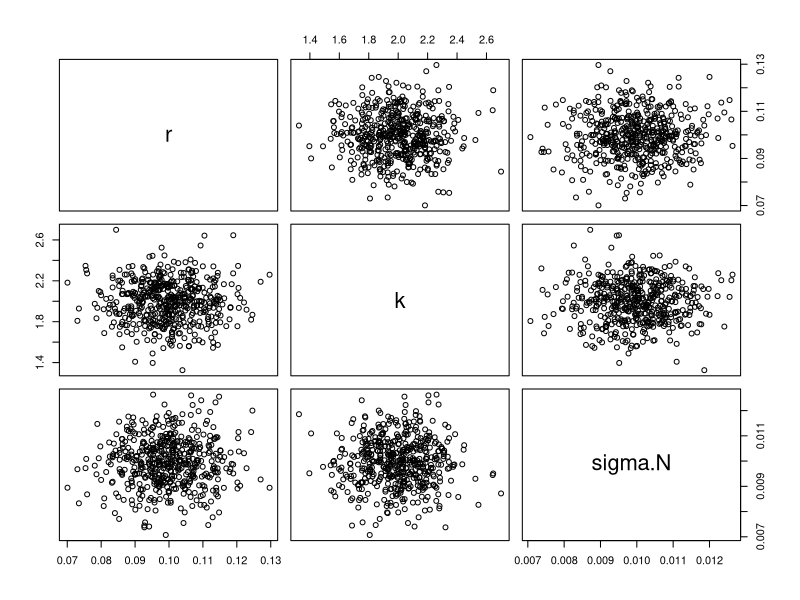
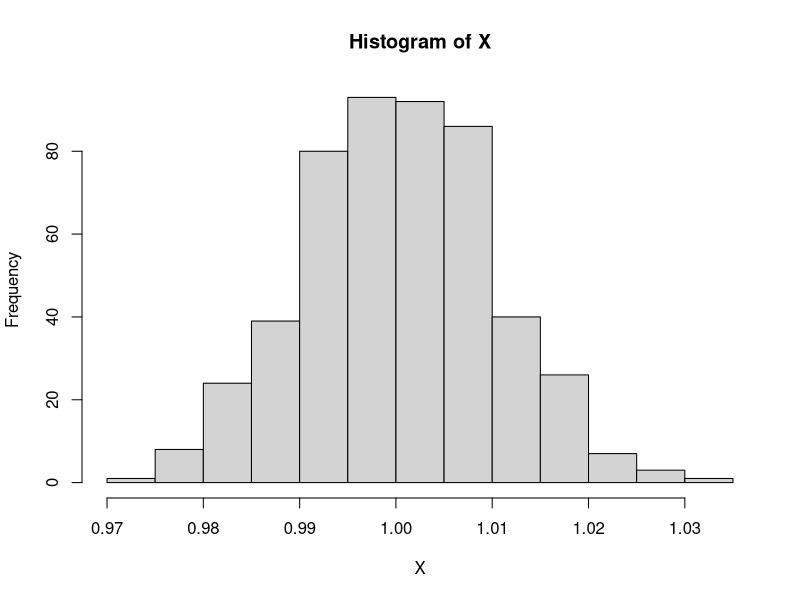
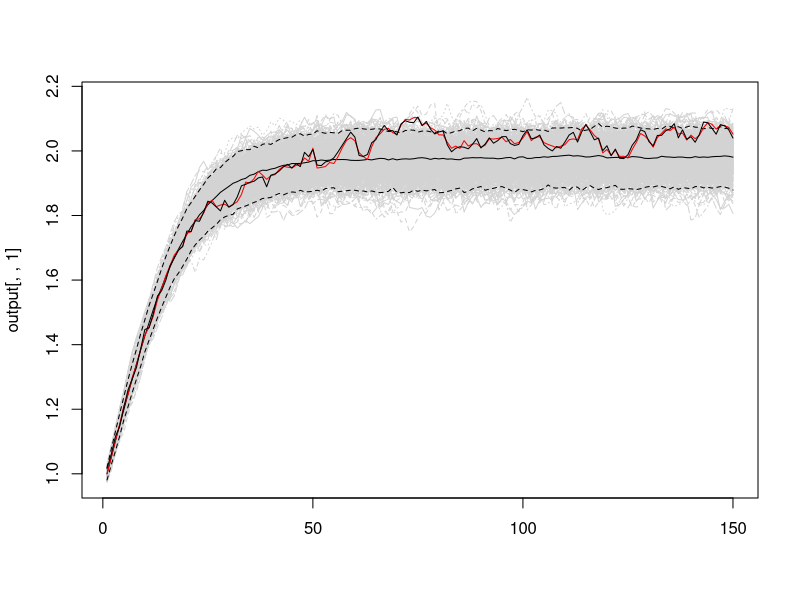
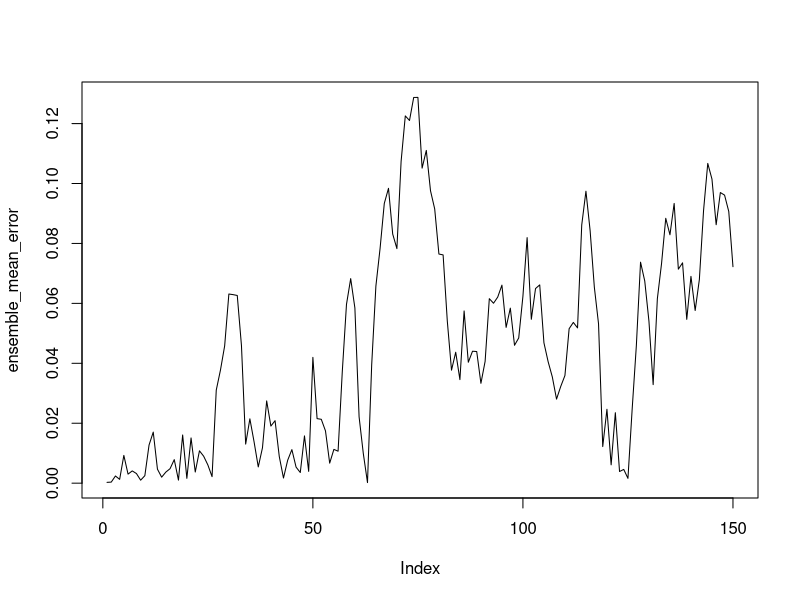
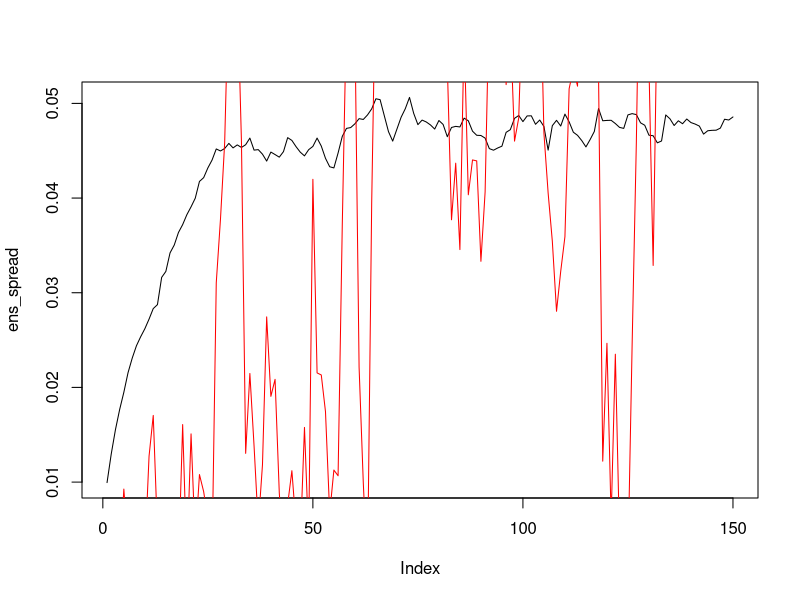
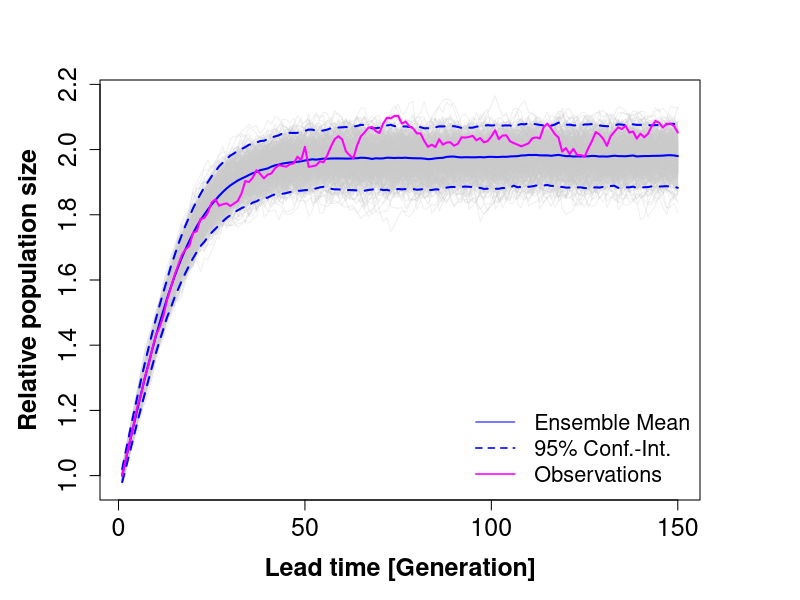
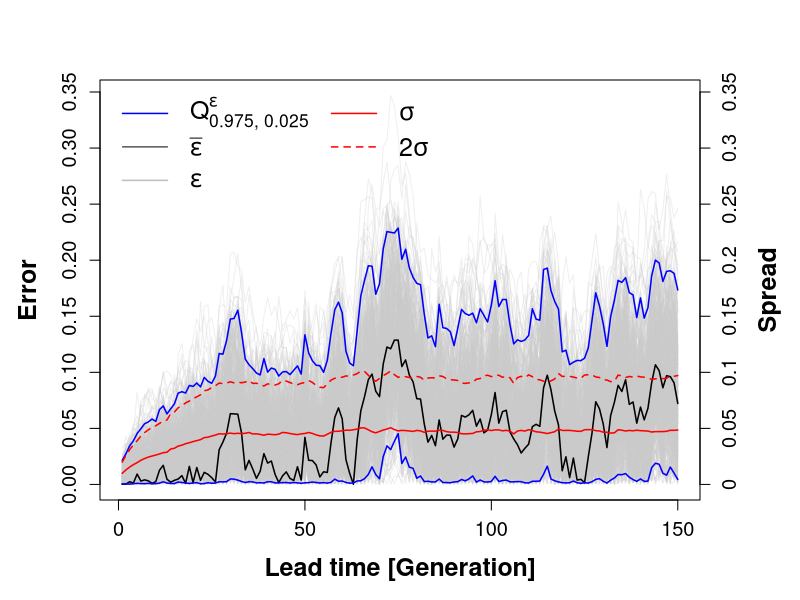
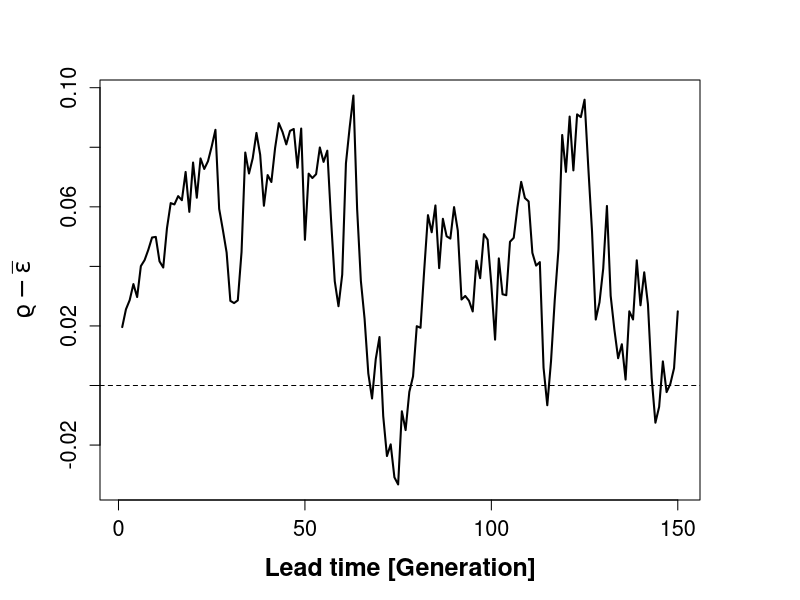

The R script that drew these images, in order: (Note: a time limit stopped this script after it produced the figures.)
#=================================#
# The forecast cycle based on M.D #
#=================================#
library(zoo)
set.seed(42)
# Setup


sample_pars <- function(ns, r, k, sigma.N, error_size){
  pars <- list()
  # univariate priors: Expert opinion
  pars$r <- rnorm(ns, r, error_size*r)
  pars$k <- rnorm(ns, k, error_size*k)
  pars$sigma.N <- rnorm(ns, sigma.N, error_size*sigma.N )
  pars <- as.data.frame(pars)
  return(pars)
}

# Specify model
ricker.sim <- function(X, params){
  N_new <- X*exp(params$r*(1-X/params$k)) # + rnorm(length(params$sigma.N),0,params$sigma.N)
  return(N_new)
}

# Parameters: Priors and direct constraints
run_simulation <- function(r, k, N_init, sigma.N, error_size){
  
  params <- list()
  params$r <- rnorm(ne, r, error_size*r)
  params$k <- rnorm(ne, k, error_size*k)
  params$sigma.N <- rnorm(ne, sigma.N, error_size*sigma.N )
  params <- as.data.frame(params)
  plot(params)
  # process error: Expert opinion
  #hist(sqrt(rgamma(ne, 21, 1 * 0.05 ^ 2)))
  #params$sigma.N <- 1 / sqrt(rgamma(ne, 20, 1 * 0.05 ^ 2))
  
  X <-  rnorm(length(params$sigma.N), N_init, params$sigma.N)
  hist(X)
  
  # Forecast step: Monte Carlo Error Propagation
  # Ensemble forecast
  ensemble_forecast <- function(X,params, nt){
    output = array(0.0, c(nt, ne, 1)) 
    output[1, , ] <- X #ricker.sim(X, params)
    for(t in 2:nt){
      params <- sample_pars(ne, r, k, sigma.N, error_size)
      X <- output[t-1, , 1] 
      output[t, , ] <- ricker.sim(X, params)  ## run model, save output
    }
    output[is.nan(output)] = 0
    output[is.infinite(output)] = 0
    # output[output < 0 ] = 0
    return(output)
  }
  
  output <- ensemble_forecast(X, params, nt = horiz)
  matplot(output[,,1], type="l", col = "lightgray")
  
  return(output)
}

ne = 500 # Ensemble size. production run should be 200 - 5000, depending on what your computer can handle
horiz = 150 #days, forecast horizon during forecast

# Initial conditions
N_init <- 1
r <- 0.1
k <- 2
sigma.N <- 0.01

error_size <- 0.1
threshold <- 0.05

output <- run_simulation(r = r, k=k, N_init = N_init, sigma.N = sigma.N, error_size = error_size)

output_med <- apply(output[,,1], 1, quantile, 0.5)
output_qupper <- apply(output[,,1], 1, quantile, 0.975)
output_qlower <- apply(output[,,1], 1, quantile, 0.025)

output_qupper_m <- apply(output[,,1], 1, quantile, 0.75)
output_qlower_m <- apply(output[,,1], 1, quantile, 0.25)

lines(output_qupper,type="l", lty=2)
lines(output_med)
lines(output_qlower, lty=2)

ae <- function(x, y){abs(x-y)}

ens_mean <- apply(output[,,1], 1, mean)
ens_spread <- apply(output[,,1], 1, sd)

cor(ens_mean, ens_spread)

# Assessment
## model
#ci = apply(output[, ,1], 1, quantile, c(0.025, 0.5, 0.975)) ## forecast confidence interval
observations <- function(r, k, N_init, sigma.N, error_size, tsteps){
  
  params_true <- list()
  params_true$r <- r
  params_true$k <- k
  params_true$sigma.N <- sigma.N
  dyn <- matrix(nrow = tsteps, ncol=2)
  dyn[1,1] <- N_init
  dyn[1,2] <- rnorm(1, dyn[1,1], params_true$sigma.N)
  for (i in 2:tsteps){
    dyn[i,1] <- ricker.sim(dyn[i-1, 1], params_true) 
    dyn[i,2] <- rnorm(1, dyn[i,1], params_true$sigma.N)
    params_true <- sample_pars(1, r, k, sigma.N, error_size)
  }
  
  dat <- as.data.frame(dyn)
  colnames(dat) <- c("dyn.true", "dyn.proc")
  dat$sigma.N <- sqrt((dat$dyn.true - dat$dyn.proc)^2)
  
  return(dat)
}

dat_train <- observations(r = r, k=k, N_init = N_init, sigma.N = sigma.N, error_size = error_size, tsteps = horiz)
true_dynamic <- dat_train$dyn.true

lines(dat_train$dyn.true, type = "l", col="red")
lines(dat_train$dyn.proc)

ensemble_mean_error <- mapply(ae, ens_mean, dat_train$dyn.true)
plot(ensemble_mean_error, type = "l")
cor(ensemble_mean_error, ens_spread)

plot(ens_spread, type="l")
lines(ensemble_mean_error, type="l", col="red")

# ========== # 
# Fancy Plot #
# ========== # 

light_gray <- rgb(0.8, 0.8, 0.8, alpha=0.3)
par(mar = c(5, 5, 4, 5), cex.lab = 1.5, cex.axis = 1.2) 

matplot(output[,,1], type="l", col = light_gray, 
        lty=1, 
        xlab = "Lead time [Generation]", ylab="Relative population size", 
        cex.axis=1.5, 
        font.lab=2)
lines(apply(output[,,1], 1, mean), type="l", 
      ylim = c(0,2), 
      lwd=2,
      col="blue")
lines(apply(output[,,1], 1, mean) + 2*ens_spread, lty=2, 
      lwd=2, col="blue")
lines(apply(output[,,1], 1, mean) - 2*ens_spread, lty=2,
      lwd=2, col="blue")

lines(dat_train$dyn.true, type = "l",lwd=2, col = "magenta")
#lines(dat_train$dyn.proc, col= "red")
abline(h = 0.01, col="black")

legend("bottomright", legend = c("Ensemble Mean", "95% Conf.-Int.", "Observations"),
       col = c("blue", "blue", "magenta"),
       lty = c(1, 2, 1, 1), 
       lwd = c(1, 1.5, 1.5, 1.5), 
       bty = "n",
       cex=1.3)

# =============#
# Error and CIs. 
# =============#

ensemble_error <- apply(output[,,1], 2, function(row, true_value) {
  ae(row, true_value)
}, true_value = dat_train$dyn.true)


mean_ensemble_error <- apply(ensemble_error, 1, mean)
med_ensemble_error <- apply(ensemble_error, 1, median)
qu_ensemble_error <- apply(ensemble_error, 1, quantile, 0.975)
ql_ensemble_error <- apply(ensemble_error, 1, quantile, 0.025)
CIu_ensemble_error <- mean_ensemble_error + 2*apply(ensemble_error, 1, sd)
CIl_ensemble_error <- mean_ensemble_error - 2*apply(ensemble_error, 1, sd)

#q_error_u <- mapply(ae, ens_mean, output_qupper)
#q_error_l <- mapply(ae, ens_mean, output_qlower)
# Initial plot with the primary y-axis
light_gray <- rgb(0.8, 0.8, 0.8, alpha=0.3)
par(mar = c(5, 5, 4, 5), cex.lab = 1.5, cex.axis = 1.2) 
matplot(ensemble_error, type = "l", lty =1, col = light_gray, 
        ylab = "Error", xlab="Lead time [Generation]", 
        font.lab=2)

# Add lines to the plot
#lines(med_ensemble_error, col = "blue", lty = 1, lwd = 1.5)
#lines(mean_ensemble_error, col = "black", lty = 1, lwd = 1.5)
lines(ensemble_mean_error, col = "black", lty = 1, lwd = 1.5)
lines(qu_ensemble_error, col = "blue", lty = 1, lwd = 1.5)
lines(ql_ensemble_error, col = "blue", lty = 1, lwd = 1.5)
lines(ens_spread, col = "red", lty = 1, lwd = 1.5)
lines(ens_spread*2, col = "red", lty = 2, lwd = 1.5)

# Add legend
legend("topleft", 
       legend = expression(Q["0.975, 0.025"]^{epsilon}, 
                           #Q["0.5"]^{epsilon}, 
                           bar(epsilon), 
                           epsilon, 
                           sigma,
                           2*sigma),
       col = c("blue", "black", "gray", "red", "red"),
       lty = c(1, 1, 1, 1, 2), 
       lwd = c(1.5,  1, 1.5, 1.5), 
       bty = "n",
       cex = 1.5,
       ncol = 2)

# Add secondary axis
axis(4, at = pretty(range(ensemble_error)), labels = pretty(range(ensemble_error)))  # Add the axis on the right
mtext("Spread", side = 4, line = 3, cex = 1.5,
      font=2)  # Add the label for the secondary axis

#============================#
# Horizon confidence interval
#============================#

par(mar = c(5, 5, 4, 5), cex.lab = 1.5, cex.axis = 1.3)
plot(ens_spread*2 - ensemble_mean_error, type="l", lwd=2,
     xlab = "Lead time [Generation]",
     ylab = expression("\u03F1" - bar(epsilon)),
     font.lab = 2)
abline(h = 0, lty = 2)


# =============#
# Spread-error 
# =============#



data_matrix <- cbind(mean_ensemble_error, ens_spread)

# Rolling correlation with a window size of 5
rolling_cor <- rollapplyr(
  data = data_matrix,
  width = 10,
  FUN = function(window) cor(window[, 1], window[, 2]),
  by.column = FALSE,
  align = "right"
)


par(mar = c(5, 5, 4, 5), cex.lab = 1.5, cex.axis = 1.3) 
plot(rolling_cor, type="l",lwd=2,
     xlab = "Lead time [Generation]",
     ylab= "Spread-error correlation",
     font.lab=2, ylim=c(-1,1))
abline(h=0, lty=2)

plot(ens_spread[50:150], mean_ensemble_error[50:150])

plot(lm(ens_spread[30:150] ~ mean_ensemble_error[30:150]))



#===========================#
# Statistical consistency
#===========================#

shapiro_test_row <- function(row) {
  if (length(row) < 3) {
    return(NA) # Shapiro-Wilk test requires at least 3 observations
  }
  shapiro.test(row)$p.value
}

# Function to perform KS test for each pair of rows
ks_test_row <- function(row1, row2) {
  if (length(row1) != length(row2)) {
    stop("Rows must have the same length")
  }
  ks.test(row1, row2)$p.value  # Return the p-value from the KS test
}

ks_results <- mapply(ks_test_row, split(ensemble_error, row(ensemble_error)), split(output[,,1], row(output[,,1])))

# View results
plot(ks_results, type="l")


#============================#
# Quantify effect of sigma.N #
#============================#

sensitvity_horizons <- function(N_init = 1,
                              r = 0.007,
                              k = 2,
                              sigma.N = 0.01,
                              error_size_r = 0.12,
                              error_size_k = 0.12,
                              error_size_s = 0.12,
                              threshold = 0.05){

  # Parameters: Priors and direct constraints
  
  params <- list()
  params$r <- rnorm(ne, r, error_size_r*r)
  params$k <- rnorm(ne, k, error_size_k*k)
  params$sigma.N <- rnorm(ne, sigma.N, error_size_s*sigma.N )
  params <- as.data.frame(params)

  X <- N_init + rnorm(length(params$sigma.N), 0, params$sigma.N)
  
  sample_pars <- function(ns, r, k, sigma.N, 
                          error_size_r, error_size_k, error_size_s){
    pars <- list()
    # univariate priors: Expert opinion
    pars$r <- rnorm(ns, r, error_size_r*r)
    pars$k <- rnorm(ns, k, error_size_k*k)
    pars$sigma.N <- rnorm(ns, sigma.N, error_size_s*sigma.N )
    pars <- as.data.frame(pars)
    return(pars)
  }
  
  # Forecast step: Monte Carlo Error Propagation
  # Ensemble forecast
  ensemble_forecast <- function(X,params, nt){
    output = array(0.0, c(nt, ne, 1)) 
    output[1, , ] <- ricker.sim(X, params)
    for(t in 2:nt){
      params <- sample_pars(ne, params$r, params$k, params$sigma.N, 
                            error_size_r, error_size_k, error_size_s)
      X <- output[t-1, , 1] 
      output[t, , ] <- ricker.sim(X, params)  ## run model, save output
    }
    output[is.nan(output)] = 0
    output[is.infinite(output)] = 0
    # output[output < 0 ] = 0
    return(output)
  }
  
  output <- ensemble_forecast(X, params, nt = horiz)
  output_med <- apply(output[,,1], 1, quantile, 0.5)
  output_qupper <- apply(output[,,1], 1, quantile, 0.95)
  output_qlower <- apply(output[,,1], 1, quantile, 0.05)
  
  h_lower_bound <- if (any(output_qlower < threshold)) {
    which.min(output_qlower > threshold)
  } else {
    horiz
  }
  h_upper_bound <- if (any(output_qupper < dat_train$dyn.true)) {
    which.min(output_qupper > dat_train$dyn.true)
  } else {
    horiz
  }
  
  horizons <- list(h_lower_bound, h_upper_bound)
  return(horizons)
}

h_sensitivity <- data.frame(
  error_sizes = seq(0.02, 0.5, length=100),
  h_lower_bound = NA,
  h_upper_bound = NA,
  h_lower_bound_r = NA,
  h_upper_bound_r = NA,
  h_lower_bound_k = NA,
  h_upper_bound_k = NA,
  h_lower_bound_s = NA,
  h_upper_bound_s = NA)

for (i in 1:100){
  horizons <- sensitvity_horizons(error_size_r = h_sensitivity$error_sizes[i],
                                  error_size_k = h_sensitivity$error_sizes[i],
                                  error_size_s = h_sensitivity$error_sizes[i])
  h_sensitivity$h_lower_bound[i] <- horizons[[1]]
  h_sensitivity$h_upper_bound[i] <- horizons[[2]]
  print(i)
}

for (i in 1:100){
  horizons <- sensitvity_horizons(error_size_r = h_sensitivity$error_sizes[i],
                                  error_size_k = 0.12,
                                  error_size_s = 0.12)
  h_sensitivity$h_lower_bound_r[i] <- horizons[[1]]
  h_sensitivity$h_upper_bound_r[i] <- horizons[[2]]
  print(i)
}

for (i in 1:100){
  horizons <- sensitvity_horizons(error_size_r = 0.12,
                                  error_size_k = h_sensitivity$error_sizes[i],
                                  error_size_s = 0.12)
  h_sensitivity$h_lower_bound_k[i] <- horizons[[1]]
  h_sensitivity$h_upper_bound_k[i] <- horizons[[2]]
  print(i)
}

for (i in 1:100){
  horizons <- sensitvity_horizons(error_size_r = 0.12,
                                  error_size_k = 0.12,
                                  error_size_s = h_sensitivity$error_sizes[i])
  h_sensitivity$h_lower_bound_s[i] <- horizons[[1]]
  h_sensitivity$h_upper_bound_s[i] <- horizons[[2]]
  print(i)
}

par(cex.lab = 1.5, mar = c(5, 5, 4, 2)) 
plot(h_sensitivity$error_sizes, h_sensitivity$h_lower_bound, 
     type="l", col="magenta", ylim = c(0,500),
     lwd=2,
     xlab = "Prior variance factor", ylab="Horizon",
     cex.axis=1.5, 
     font.lab=2
     )
lines(h_sensitivity$error_sizes, h_sensitivity$h_upper_bound, type="l", col="purple",
      lwd=2,)
lines(h_sensitivity$error_sizes, h_sensitivity$h_lower_bound_r, type="l", col="cyan",
      lwd=2,lty=2)
lines(h_sensitivity$error_sizes, h_sensitivity$h_upper_bound_r, type="l", col="blue",
      lwd=2,lty=2)
lines(h_sensitivity$error_sizes, h_sensitivity$h_lower_bound_k, type="l", col="green",
      lwd=2,lty=3)
lines(h_sensitivity$error_sizes, h_sensitivity$h_upper_bound_k, type="l", col="darkgreen",
      lwd=2,lty=3)
legend("topright", legend =c(expression(Total[Lower]), expression(Total[Upper]),
                             expression(r[Lower]), expression(r[Upper]),
                             expression(k[Lower]), expression(k[Upper])),
       col = c("magenta", "purple", "cyan", "blue", "green", "darkgreen"),
       lty = c(1, 1, 2, 2, 3, 3), 
       lwd = c(2.5,  2.5, 2.5,  2.5, 2.5,  2.5), 
       bty = "n",
       cex=1.3)
